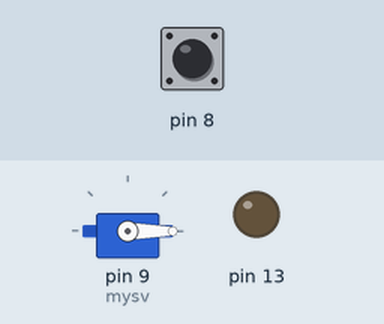
Recording of a sketch running on a simulated Arduino Uno, built with avr-gcc and run on an emulated ATmega328P. Shown: servo, output pins drawn as LEDs (lit = HIGH). Inputs (shaded band) come from the test bench; at power-on: pin 8 HIGH.

Above: at 1.2 s.
1.3 s: pin 8 pulled LOW for 1 s
At 1.45 s:
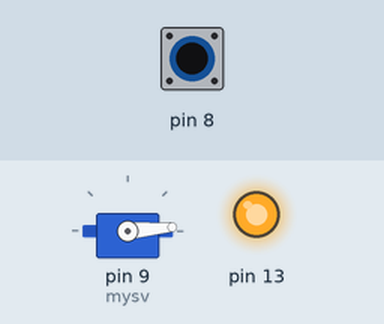
4.3 s: pin 8 pulled LOW for 3.2 s
At 5.06 s:
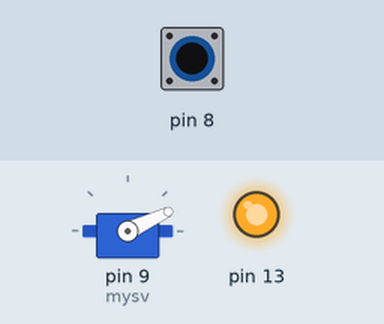
9.0 s: pin 8 pulled LOW for 3.2 s
At 9.36 s:
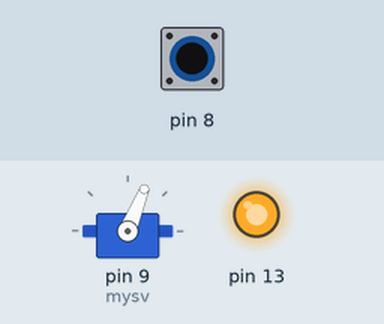
13.7 s: pin 8 pulled LOW for 3.2 s
At 14.3 s:
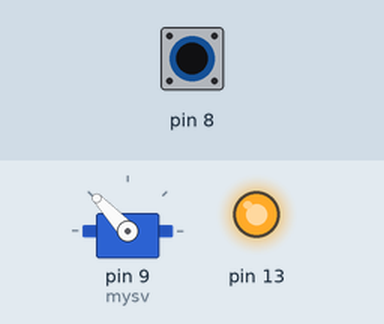
Timing chart, 0 to 19.4 s (numbered marks = the images above; inputs shaded):
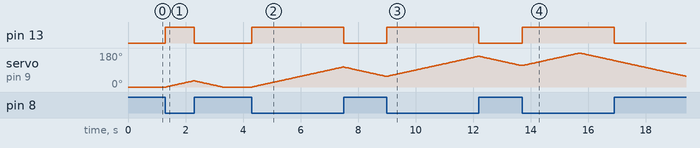

The sketch:

GPIO2.ino
```cpp
#include <Servo.h>
int flag = false;
int angle;
int FACTOR = 0;
boolean angle_direction= false;
Servo mysv;
void setup() {
  // put your setup code here, to run once:
  mysv.attach(9);
  mysv.write(0);
  pinMode(8,INPUT_PULLUP);
  pinMode(13,OUTPUT);
}

void loop()
{
  if(digitalRead(8) == LOW)
  {
     digitalWrite(13,HIGH);
     if(angle >= 180){ angle_direction = true;  }
     if(angle <0    ){ angle_direction = false; }
     if(angle_direction == false)
     {
        FACTOR = 1; // 각도 증가 모드
     }
     else
     {
        FACTOR = -1; // 각도 감소 모드
     }
     if(millis() % 30 < 15 && flag == true)
     {
      flag = false;
      angle = angle + FACTOR;
      mysv.write(angle);
     }
     if(millis() % 30 > 15)
     {
      flag = true;
     }
  }
  else
  {
    digitalWrite(13,LOW);
     if(millis() % 30 < 15 && flag == true)
     {
      flag = false;
      if(angle > 0)
        angle = angle -1;
      mysv.write(angle);
     }
     if(millis() % 30 > 15)
     {
      flag = true;
     }
  }
}
```

Measured:
- after the input at 1.3 s, pin 13: LOW → HIGH at once, → LOW 1.0 s later; servo on pin 9 (mysv): rises from 0° to 33° in 0.96 s, then falls to 0° in 0.99 s
- after the input at 4.3 s, pin 13: LOW → HIGH at once, → LOW 3.2 s later; servo on pin 9 (mysv): rises from 0° to 106° in 3.1 s, then falls to 56° in 1.5 s
- after the input at 9.0 s, pin 13: LOW → HIGH at once, → LOW 3.2 s later
- after the input at 13.7 s, pin 13: LOW → HIGH at once, → LOW 3.2 s later
